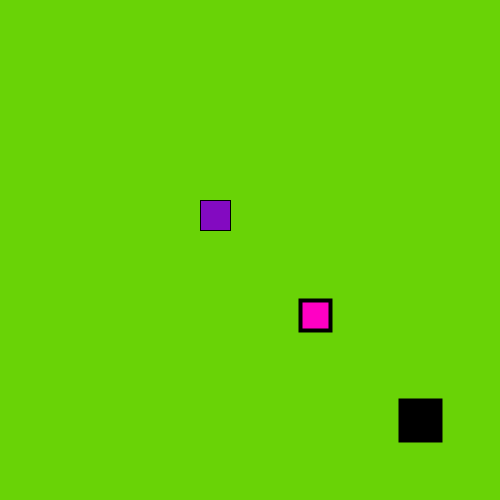
Frame 1 (no input)
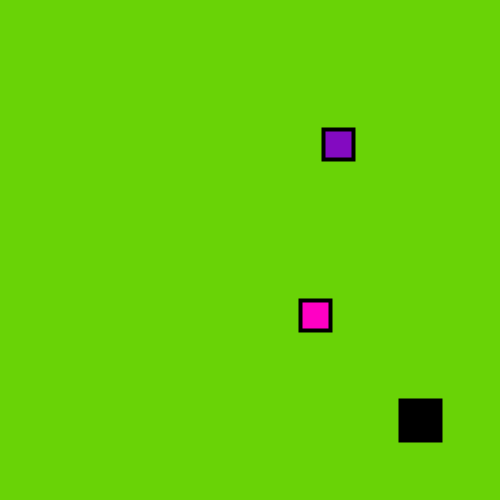
Frame 60 (the mouse pressed at the canvas centre just before this capture)
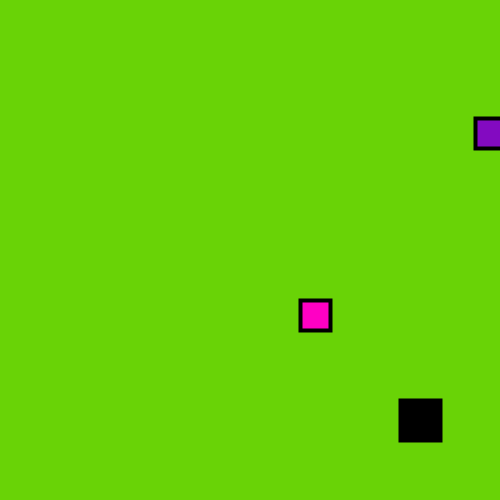
Frame 120 (the mouse held since frame 60 and released just before this capture)

The Processing sketch that drew these frames (run headless with seeded random() and noise(); from frame 60 on, the mouse is pressed at the canvas centre):

// Processing sketch: processing_130048
// ── processing_130048.pde

int value = 0;
int timer = 0;
float fX = 200;
float fY = 200;
float pX = 300;
float pY = 300;
float eX = 400;
float eY = 400;
float speed = 7;


void setup() {
  size(500, 500);
  frameRate(24);
}

void draw(){
background(#69D306);
food();
p1();
enemy();
}

void food(){
//respawn
timer++;
if (timer >= 48) {
  fX = random(width);
  fY = random(height);
  timer = 0;
}
fill(#830AC1);
rect(fX,fY,30,30);
strokeWeight(4);
}

void p1() {
  if (keyPressed) {
    if (key == CODED) {
      if(keyCode == LEFT)
      pX -= speed;
    }
    if (keyCode== RIGHT) {
      pX += speed;
    }
    if (keyCode== DOWN) {
      pY += speed;
    }
    if (keyCode== UP) {
      pY -= speed;
    }
  }
  fill (#FF00C4);
  rect(pX,pY,30, 30);
}
 void enemy() {
   fill (value);
   rect(eX,eY,40,40);
 }
 void mouseClicked() {
   if (value == 0) {
     value = 255;
   } else {
   value = 0;
   }
   }
